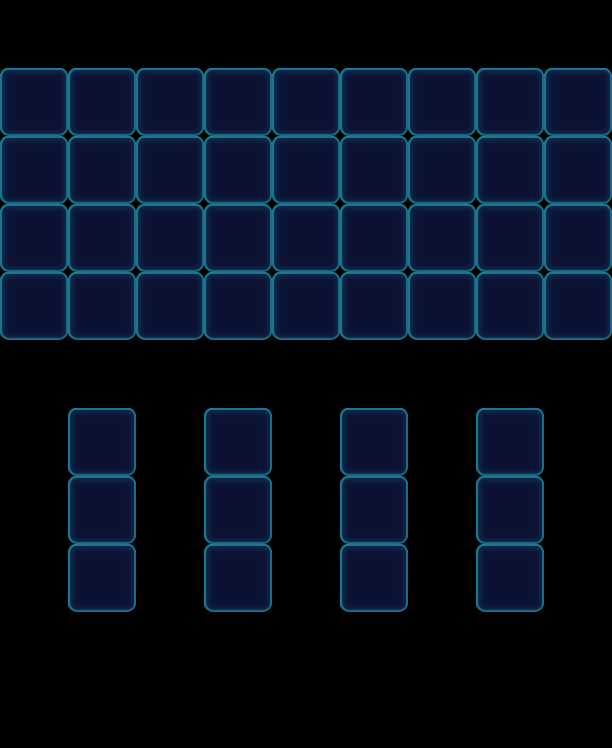

A level layout from a 2D game, rendered from its tile map. Below: a short description, then the map file with tile-grid data replaced by summaries:
An orthogonal 9x11 tile map with 68x68 px tiles, 1 tile layer (Valid), 2 tilesets and 42 objects (21x Haze, 12x Flower, 9x Factory_Normal).

<map version="1.0" orientation="orthogonal" width="9" height="11" tilewidth="68" tileheight="68">
 <tileset firstgid="1" name="game_grid1" tilewidth="68" tileheight="68">
  <image source="game_grid1.png" width="68" height="68" />
 </tileset>
 <tileset firstgid="2" name="map" tilewidth="68" tileheight="68">
  <image source="map.png" width="1024" height="1024" />
 </tileset>
 <layer name="Valid" width="9" height="11">
  <data>[99 cells, 48 non-empty, 1 distinct tile ids]</data>
 </layer>
 <objectgroup name="BottomObj" width="9" height="11" />
 <objectgroup name="MiddleObj" width="9" height="11">
  <object type="Flower" gid="4" x="204" y="476">
   <properties>
    <property name="FlowerLevel" value="1" />
   </properties>
  </object>
  <object type="Flower" gid="4" x="204" y="544">
   <properties>
    <property name="FlowerLevel" value="1" />
   </properties>
  </object>
  <object type="Flower" gid="4" x="204" y="612">
   <properties>
    <property name="FlowerLevel" value="1" />
   </properties>
  </object>
  <object type="Flower" gid="4" x="476" y="544">
   <properties>
    <property name="FlowerLevel" value="1" />
   </properties>
  </object>
  <object type="Flower" gid="4" x="476" y="612">
   <properties>
    <property name="FlowerLevel" value="1" />
   </properties>
  </object>
  <object type="Flower" gid="4" x="476" y="476">
   <properties>
    <property name="FlowerLevel" value="1" />
   </properties>
  </object>
  <object type="Flower" gid="4" x="68" y="544">
   <properties>
    <property name="FlowerLevel" value="1" />
   </properties>
  </object>
  <object type="Flower" gid="4" x="68" y="612">
   <properties>
    <property name="FlowerLevel" value="1" />
   </properties>
  </object>
  <object type="Flower" gid="4" x="68" y="476">
   <properties>
    <property name="FlowerLevel" value="1" />
   </properties>
  </object>
  <object type="Flower" gid="4" x="340" y="476">
   <properties>
    <property name="FlowerLevel" value="1" />
   </properties>
  </object>
  <object type="Flower" gid="4" x="340" y="544">
   <properties>
    <property name="FlowerLevel" value="1" />
   </properties>
  </object>
  <object type="Flower" gid="4" x="340" y="612">
   <properties>
    <property name="FlowerLevel" value="1" />
   </properties>
  </object>
 </objectgroup>
 <objectgroup color="#000000" name="TopObj" width="9" height="11">
  <object name="10" type="Factory_Normal" x="0" y="0" width="68" height="68">
   <properties>
    <property name="FactoryColorsConfig" value="Blue,Green,Yellow,Orange" />
    <property name="FlowerSwitch" value="1" />
   </properties>
  </object>
  <object name="10" type="Factory_Normal" x="68" y="0" width="68" height="68">
   <properties>
    <property name="FactoryColorsConfig" value="Blue,Green,Yellow,Orange" />
    <property name="FlowerSwitch" value="1" />
   </properties>
  </object>
  <object name="10" type="Factory_Normal" x="136" y="0" width="68" height="68">
   <properties>
    <property name="FactoryColorsConfig" value="Blue,Green,Yellow,Orange" />
    <property name="FlowerSwitch" value="1" />
   </properties>
  </object>
  <object name="10" type="Factory_Normal" x="204" y="0" width="68" height="68">
   <properties>
    <property name="FactoryColorsConfig" value="Blue,Green,Yellow,Orange" />
    <property name="FlowerSwitch" value="1" />
   </properties>
  </object>
  <object name="10" type="Factory_Normal" x="272" y="0" width="68" height="68">
   <properties>
    <property name="FactoryColorsConfig" value="Blue,Green,Yellow,Orange" />
    <property name="FlowerSwitch" value="1" />
   </properties>
  </object>
  <object name="10" type="Factory_Normal" x="476" y="0" width="68" height="68">
   <properties>
    <property name="FactoryColorsConfig" value="Blue,Green,Yellow,Orange" />
    <property name="FlowerSwitch" value="1" />
   </properties>
  </object>
  <object name="10" type="Factory_Normal" x="408" y="0" width="68" height="68">
   <properties>
    <property name="FactoryColorsConfig" value="Blue,Green,Yellow,Orange" />
    <property name="FlowerSwitch" value="1" />
   </properties>
  </object>
  <object name="10" type="Factory_Normal" x="340" y="0" width="68" height="68">
   <properties>
    <property name="FactoryColorsConfig" value="Blue,Green,Yellow,Orange" />
    <property name="FlowerSwitch" value="1" />
   </properties>
  </object>
  <object name="10" type="Factory_Normal" x="544" y="0" width="68" height="68">
   <properties>
    <property name="FactoryColorsConfig" value="Blue,Green,Yellow,Orange" />
    <property name="FlowerSwitch" value="1" />
   </properties>
  </object>
 </objectgroup>
 <objectgroup color="#00ff00" name="CeilObj" width="9" height="11">
  <object name="Haze" type="Haze" x="0" y="272" width="68" height="68">
   <properties>
    <property name="HazeLevel" value="3" />
   </properties>
  </object>
  <object name="Haze" type="Haze" x="204" y="272" width="68" height="68">
   <properties>
    <property name="HazeLevel" value="3" />
   </properties>
  </object>
  <object name="Haze" type="Haze" x="340" y="408" width="68" height="68">
   <properties>
    <property name="HazeLevel" value="3" />
   </properties>
  </object>
  <object name="Haze" type="Haze" x="408" y="272" width="68" height="68">
   <properties>
    <property name="HazeLevel" value="3" />
   </properties>
  </object>
  <object name="Haze" type="Haze" x="544" y="272" width="68" height="68">
   <properties>
    <property name="HazeLevel" value="3" />
   </properties>
  </object>
  <object name="Haze" type="Haze" x="476" y="272" width="68" height="68">
   <properties>
    <property name="HazeLevel" value="3" />
   </properties>
  </object>
  <object name="Haze" type="Haze" x="68" y="272" width="68" height="68">
   <properties>
    <property name="HazeLevel" value="3" />
   </properties>
  </object>
  <object name="Haze" type="Haze" x="340" y="476" width="68" height="68">
   <properties>
    <property name="HazeLevel" value="3" />
   </properties>
  </object>
  <object name="Haze" type="Haze" x="272" y="272" width="68" height="68">
   <properties>
    <property name="HazeLevel" value="3" />
   </properties>
  </object>
  <object name="Haze" type="Haze" x="204" y="408" width="68" height="68">
   <properties>
    <property name="HazeLevel" value="3" />
   </properties>
  </object>
  <object name="Haze" type="Haze" x="204" y="476" width="68" height="68">
   <properties>
    <property name="HazeLevel" value="3" />
   </properties>
  </object>
  <object name="Haze" type="Haze" x="204" y="544" width="68" height="68">
   <properties>
    <property name="HazeLevel" value="3" />
   </properties>
  </object>
  <object name="Haze" type="Haze" x="68" y="408" width="68" height="68">
   <properties>
    <property name="HazeLevel" value="3" />
   </properties>
  </object>
  <object name="Haze" type="Haze" x="68" y="476" width="68" height="68">
   <properties>
    <property name="HazeLevel" value="3" />
   </properties>
  </object>
  <object name="Haze" type="Haze" x="68" y="544" width="68" height="68">
   <properties>
    <property name="HazeLevel" value="3" />
   </properties>
  </object>
  <object name="Haze" type="Haze" x="476" y="408" width="68" height="68">
   <properties>
    <property name="HazeLevel" value="3" />
   </properties>
  </object>
  <object name="Haze" type="Haze" x="476" y="476" width="68" height="68">
   <properties>
    <property name="HazeLevel" value="3" />
   </properties>
  </object>
  <object name="Haze" type="Haze" x="476" y="544" width="68" height="68">
   <properties>
    <property name="HazeLevel" value="3" />
   </properties>
  </object>
  <object name="Haze" type="Haze" x="340" y="544" width="68" height="68">
   <properties>
    <property name="HazeLevel" value="3" />
   </properties>
  </object>
  </objectgroup>
</map>
<!-- 2 of 42 objects omitted -->
